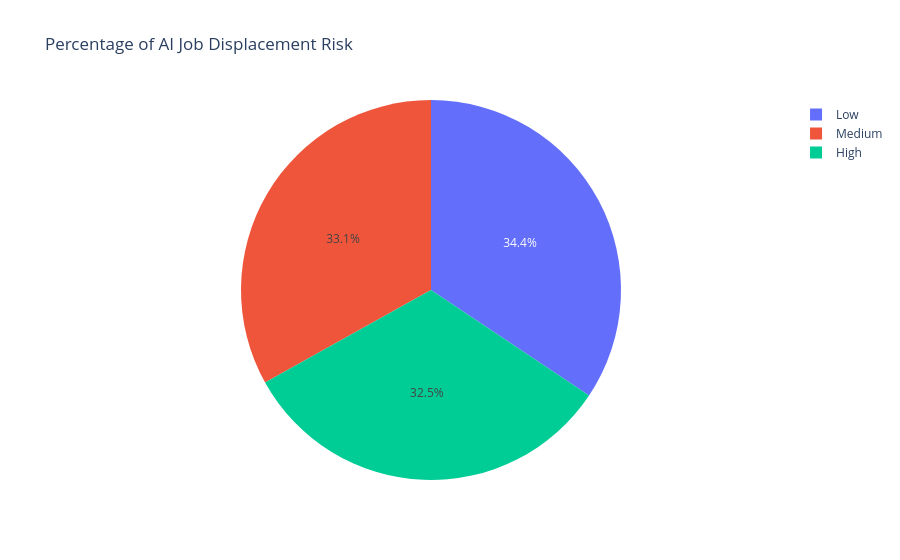
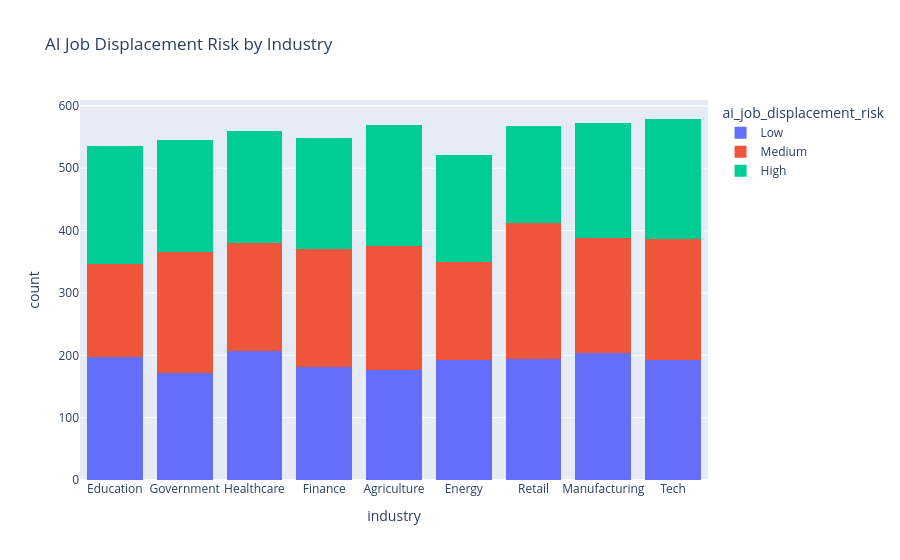

Notebook code cell kept with these figures, in order:
### Markdown cell above
## grouping dan visualisasi AI Job Displacement Risk berdasarkan industry

### Code cell
fig2 = px.pie(df, names='ai_job_displacement_risk', 
             title='Percentage of AI Job Displacement Risk')
fig2.show()

fig3 = px.histogram(
    df, 
    x="industry", 
    color="ai_job_displacement_risk",
    title="AI Job Displacement Risk by Industry",
    category_orders={"ai_job_displacement_risk": ["Low", "Medium", "High"]},
    barmode='stack'
)

fig3.show()

### Figure 1 — Plotly figure (JSON) as saved in the notebook; plotly's stock layout.template omitted (floating-point values rounded to 4 significant figures; data arrays with more than 128 entries replaced by an {"elided": "..."} marker saying what was removed)
{"data": [{"domain": {"x": [0, 1], "y": [0, 1]}, "hovertemplate": "ai_job_displacement_risk=%{label}<extra></extra>", "labels": {"elided": "5000 str values"}, "legendgroup": "", "name": "", "showlegend": true, "type": "pie"}], "layout": {"legend": {"tracegroupgap": 0}, "title": {"text": "Percentage of AI Job Displacement Risk"}}}

### Figure 2 — Plotly figure (JSON) as saved in the notebook; plotly's stock layout.template omitted (floating-point values rounded to 4 significant figures; data arrays with more than 128 entries replaced by an {"elided": "..."} marker saying what was removed)
{"data": [{"bingroup": "x", "hovertemplate": "ai_job_displacement_risk=Low<br>industry=%{x}<br>count=%{y}<extra></extra>", "legendgroup": "Low", "marker": {"color": "#636efa", "pattern": {"shape": ""}}, "name": "Low", "orientation": "v", "showlegend": true, "type": "histogram", "x": {"elided": "1718 str values"}, "xaxis": "x", "yaxis": "y"}, {"bingroup": "x", "hovertemplate": "ai_job_displacement_risk=Medium<br>industry=%{x}<br>count=%{y}<extra></extra>", "legendgroup": "Medium", "marker": {"color": "#EF553B", "pattern": {"shape": ""}}, "name": "Medium", "orientation": "v", "showlegend": true, "type": "histogram", "x": {"elided": "1655 str values"}, "xaxis": "x", "yaxis": "y"}, {"bingroup": "x", "hovertemplate": "ai_job_displacement_risk=High<br>industry=%{x}<br>count=%{y}<extra></extra>", "legendgroup": "High", "marker": {"color": "#00cc96", "pattern": {"shape": ""}}, "name": "High", "orientation": "v", "showlegend": true, "type": "histogram", "x": {"elided": "1627 str values"}, "xaxis": "x", "yaxis": "y"}], "layout": {"barmode": "stack", "legend": {"title": {"text": "ai_job_displacement_risk"}, "tracegroupgap": 0}, "title": {"text": "AI Job Displacement Risk by Industry"}, "xaxis": {"anchor": "y", "domain": [0, 1], "title": {"text": "industry"}}, "yaxis": {"anchor": "x", "domain": [0, 1], "title": {"text": "count"}}}}
